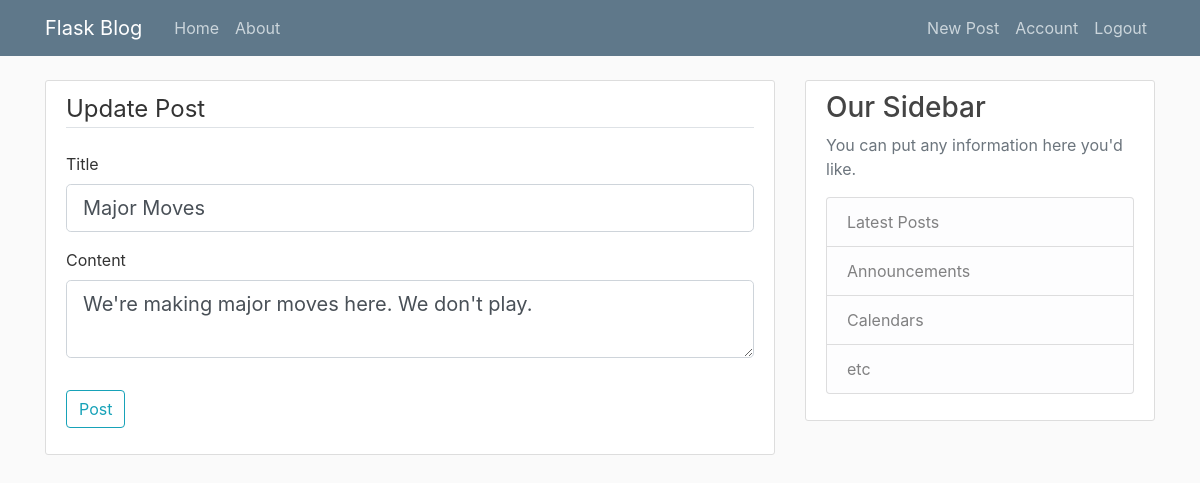
Page /post/6/update (signed in) on the committed database.
### flaskblog/models.py (models this page shows, shortened)
class Post(db.Model):
    id = db.Column(db.Integer, primary_key=True)
    title = db.Column(db.String(100), nullable=False)
    date_posted = db.Column(db.DateTime, nullable=False, default=datetime.utcnow)
    content = db.Column(db.Text, nullable=False)
    user_id = db.Column(db.Integer, db.ForeignKey("user.id"), nullable=False)

### flaskblog/routes.py (the view)
@app.route("/post/<int:post_id>/update", methods=["GET", "POST"])
@login_required
def update_post(post_id):
    post = Post.query.get_or_404(post_id)
    if post.author != current_user:
        abort(403)
    form = PostForm()
    if form.validate_on_submit():
        post.title = form.title.data
        post.content = form.content.data
        db.session.commit()
        flash("Your post has been updated!", "success")
        return redirect(url_for("post", post_id=post.id))
    elif request.method == "GET":
        form.title.data = post.title
        form.content.data = post.content
    return render_template(
        "create_post.html", title="Update Post", form=form, legend="Update Post"
    )

### flaskblog/form.py
class PostForm(FlaskForm):
    title = StringField("Title", validators=[DataRequired()])
    content = TextAreaField("Content", validators=[DataRequired()])
    submit = SubmitField("Post")

### flaskblog/models.py (called while the page is built)
@login_manger.user_loader
def load_user(user_id):
    return User.query.get(int(user_id))

### flaskblog/templates/create_post.html (shortened to what this page needs)
{%extends "layout.html"%}
{%block body%}
<div class="content-section">
    <form method="POST" action="">
        <fieldset class="form-group">
            <legend class="border-bottom mb-4">{{ legend }}</legend>
            <div class="form-group">
                {{ form.title.label(class="form-control-label") }}
                {% if form.title.errors %}
                    {{ form.title(class="form-control form-control-lg is-invalid") }}
                    <div class="invalid-feedback">
                        {% for error in form.title.errors %}
                            <span>{{ error }}</span>
                        {% endfor %}
                    </div>
                {% else %}
                    {{ form.title(class="form-control form-control-lg") }}
                {% endif %}
            </div>
            <div class="form-group">
                {{ form.content.label(class="form-control-label") }}
                {% if form.content.errors %}
                    {{ form.content(class="form-control form-control-lg is-invalid") }}
                    <div class="invalid-feedback">
                        {% for error in form.content.errors %}
                            <span>{{ error }}</span>
                        {% endfor %}
                    </div>
                {% else %}
                    {{ form.content(class="form-control form-control-lg") }}
                {% endif %}
            </div>
        </fieldset>
        <div class="form-group">
            {{ form.submit(class="btn btn-outline-info") }}
        </div>
    </form>
</div>
{%endblock%}

### flaskblog/static/main.css (style rules this page uses)
body { background: #fafafa; color: #333333; margin-top: 5rem; }
.content-section { background: #ffffff; padding: 10px 20px; border: 1px solid #dddddd; border-radius: 3px; margin-bottom: 20px; }

### rows in the picture
Post: title "Major Moves", content "We're making major moves here. We don't play."

### other values in the picture
{{ legend }} "Update Post"
